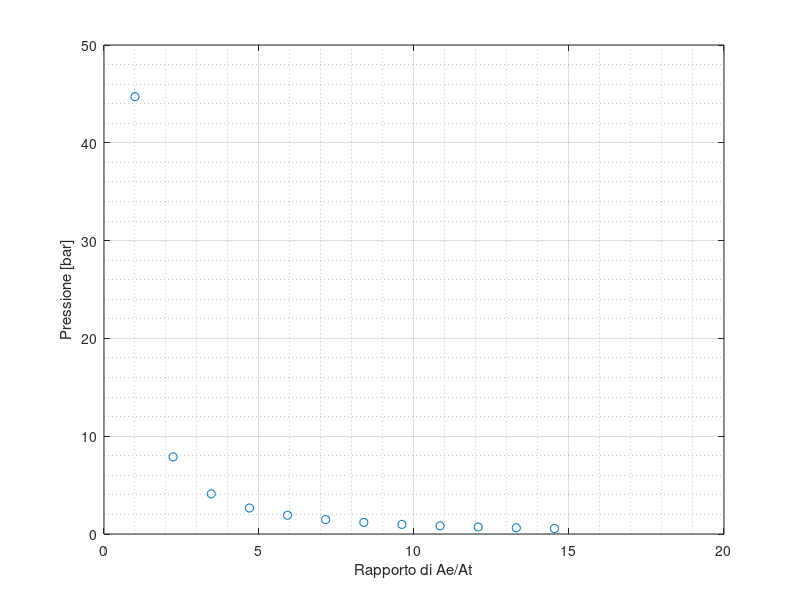

MATLAB code for this plot:
clc; close all; clear;

FILE = fopen("SI_C.txt", "r");
formatSpec = '%f';

A = fscanf(FILE, formatSpec,[3,inf])';

fclose(FILE);

AeAt = A(:, 1);
Pe   = A(:, 2);
Te   = A(:, 3);

figure;
plot(AeAt, Pe, 'o');
grid on;
grid minor;
xlabel("Rapporto di Ae/At");
ylabel("Pressione [bar]");
